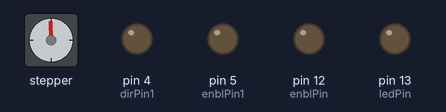
Simulated run of this sketch. Board: Arduino Uno, built with avr-gcc and run on an emulated ATmega328P. On the bench: stepper motor, output pins drawn as LEDs (lit = HIGH). Wiring (inferred from the names in the program): stepper motor driver (200 steps per turn assumed): step pin 3; direction pin 11. Pins used as bus, display or sensor lines are not drawn; what the sketch prints to the serial monitor is not drawn.

Above: at 0.3 s.
At 9.3 s:
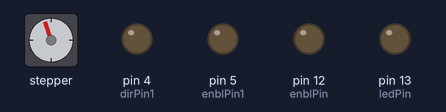
At 19.3 s:
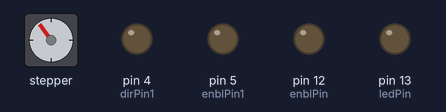
At 28.3 s:
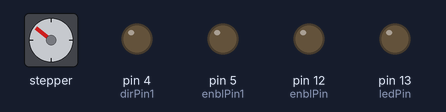
At 38.3 s:
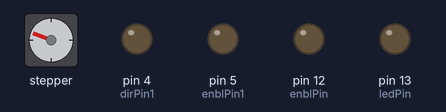
Timing chart, 0 to 40.0 s (numbered marks = the images above):
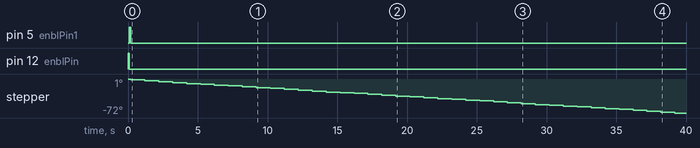

The sketch:

maxima_test.ino
```cpp
int pulPin = 10;
int dirPin = 11;
int enblPin = 12;
int pulPin1 = 3;
int dirPin1 = 4;
int enblPin1 = 5;
int ledPin = 13;

int loops = 0;

void setup() {
  // put your setup code here, to run once:
  pinMode(pulPin, OUTPUT);
  pinMode(dirPin, OUTPUT);
  pinMode(enblPin, OUTPUT);
   pinMode(pulPin1, OUTPUT);
  pinMode(dirPin1, OUTPUT);
  pinMode(enblPin1, OUTPUT);
  pinMode(ledPin, OUTPUT);

  digitalWrite(pulPin, LOW);
   digitalWrite(pulPin1, LOW);
  digitalWrite(ledPin, LOW);
  digitalWrite(enblPin, LOW);
  digitalWrite(enblPin1, LOW);
  digitalWrite(dirPin, LOW);
digitalWrite(dirPin1, LOW);

  Serial.begin(9600);
  Serial.println("init");

  digitalWrite(enblPin, HIGH);
  delay(100);
  digitalWrite(enblPin, LOW);
   digitalWrite(enblPin1, HIGH);
  delay(100);
  digitalWrite(enblPin1, LOW);
}

void loop() {
  // put your main code here, to run repeatedly:
  digitalWrite(pulPin, HIGH);
    digitalWrite(pulPin1, HIGH);
  digitalWrite(ledPin, HIGH);
  digitalWrite(pulPin, LOW);
   digitalWrite(pulPin1, LOW);
  digitalWrite(ledPin, LOW);


  delay(1000);
}
```
